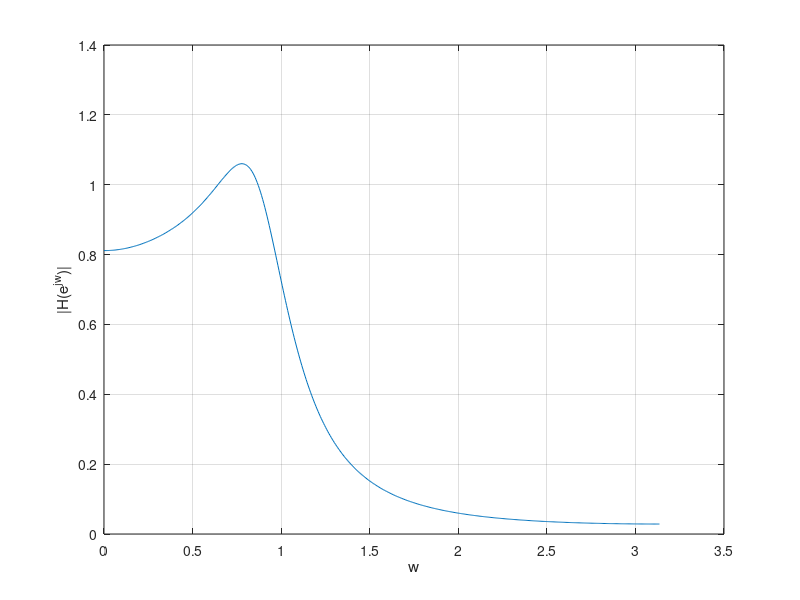

Write the MATLAB code that produced this figure.
N = 8;
theta_k = zeros(1,N);
s_k = zeros(1,N);
A = 0.7325; B = 1.6273;

for k=0:N-1
    theta_k(k+1) = pi/2 + (pi*(2*k+1))/N;
    s_k(k+1) = A*cos(theta_k(k+1)) + 1j * sin(theta_k(k+1));
end

% s_k = s_k(1:4);
z_k = zeros(1,N);
num = 1;
for k=1:N
    z_k(k) = (1+0.5*s_k(k))/(1-0.5*s_k(k));
    num = num * z_k(k);
    
end

b0 = 0.1634;
a1 = [1, -1.0136, 0.6296];
a2 = [1, -0.9288, 0.259];


a = conv(a1, a2);

[h, w] = freqz(b0, a);
plot(w,1.01 * abs(h));
ylabel('|H(e^{jw})|');
xlabel('w');
grid on;